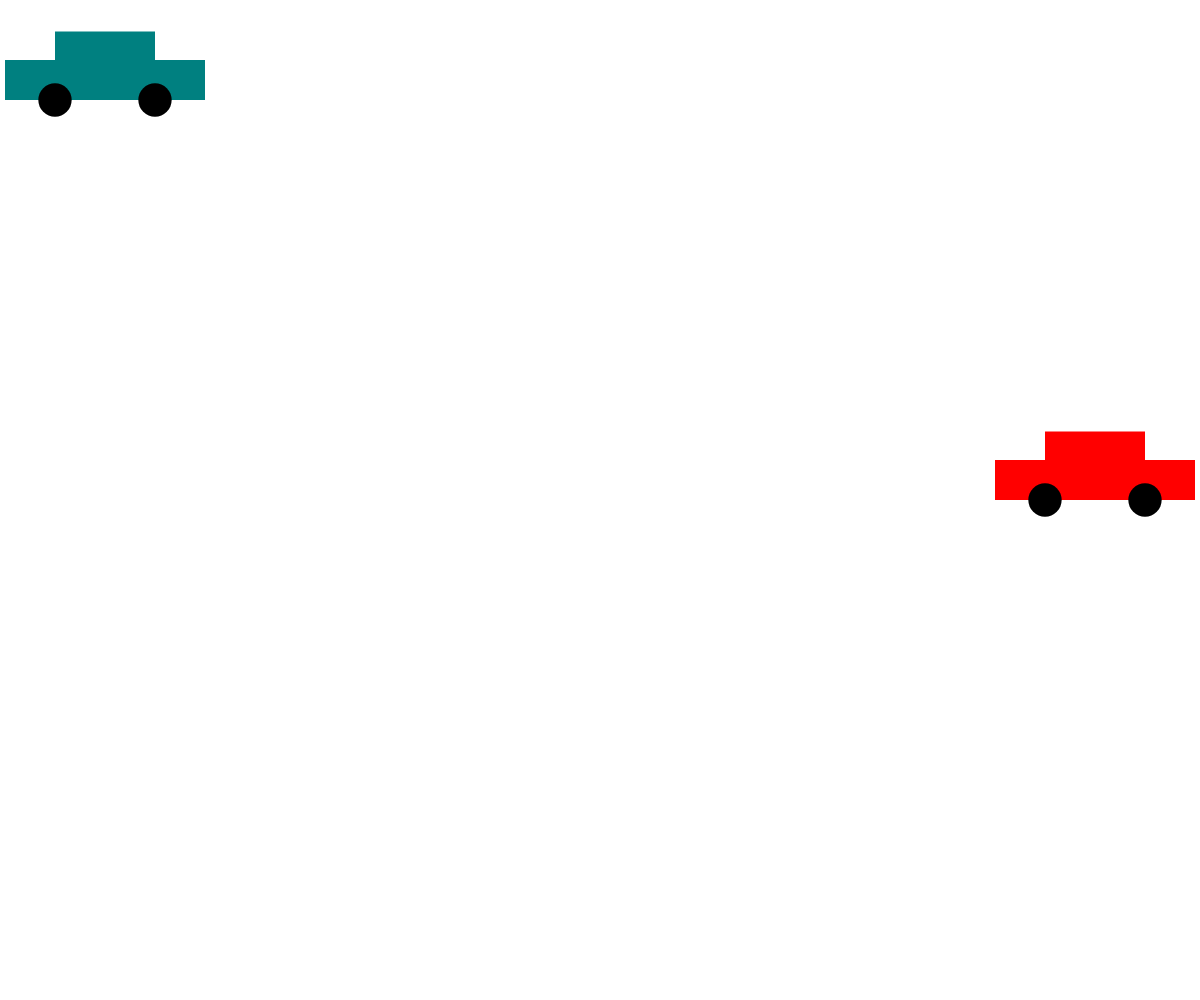
Frame 1 (no input)
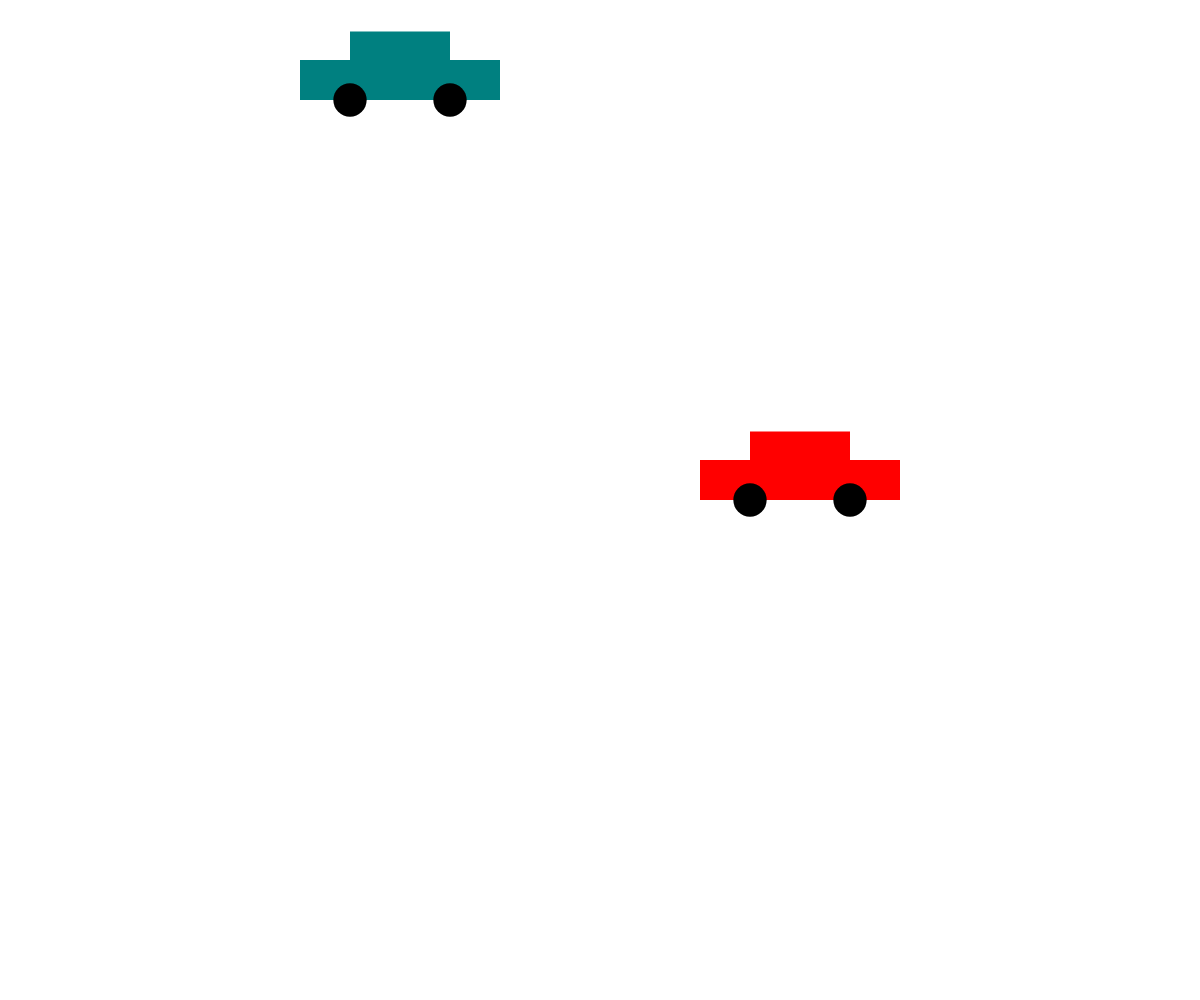
Frame 60 (no input)
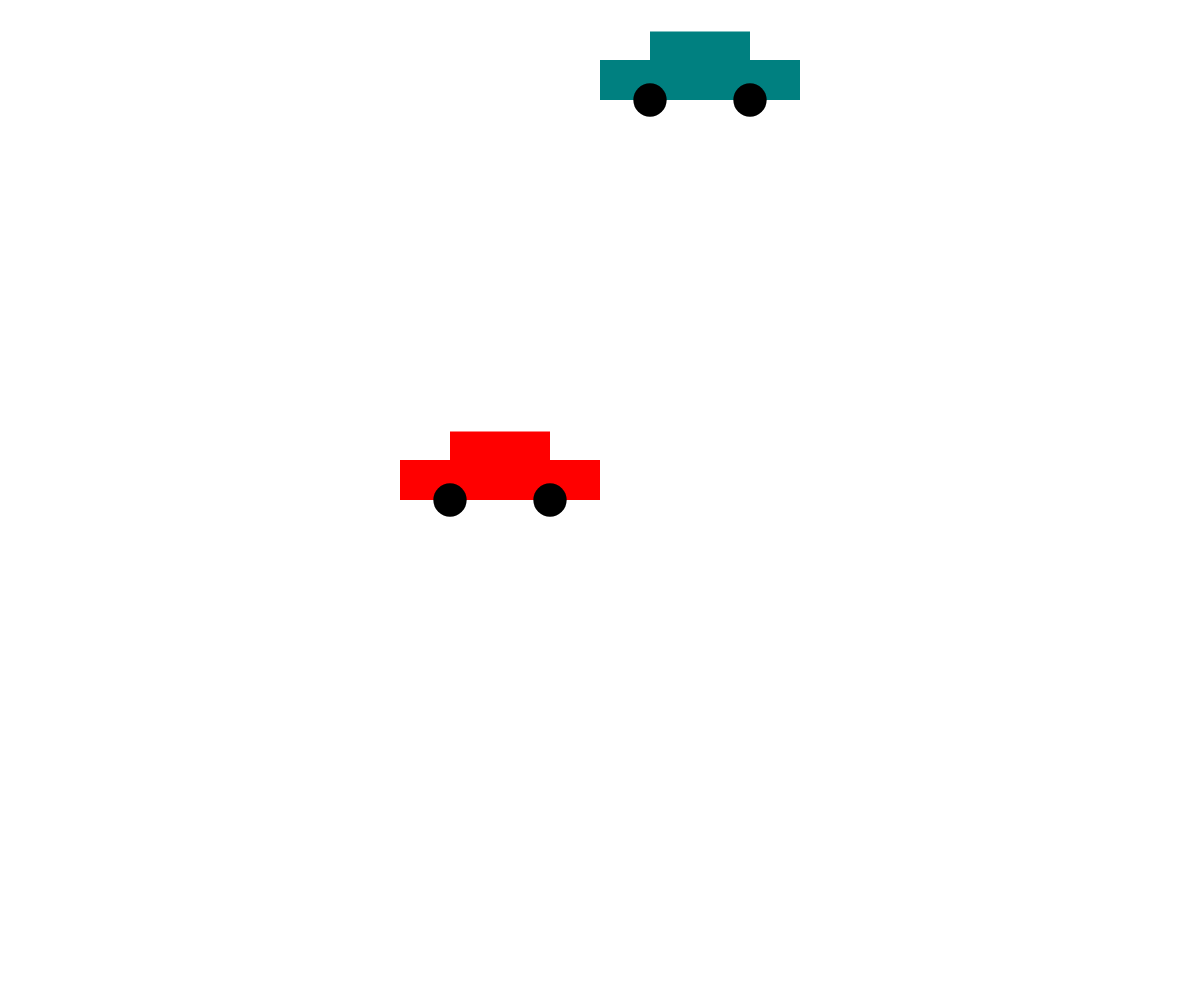
Frame 120 (the mouse pressed at the canvas centre since frame 60)

The p5.js sketch that drew these frames (run headless with seeded random() and noise() and a simulated clock; from frame 60 on, the mouse is pressed at the canvas centre):

// p5.js sketch
// ── sketch.js
const canvasWidth = window.innerWidth;
const canvasHeight = window.innerHeight; 

// feel free to change these values as you like!
const c1 = {
    x: 100,
    y: 100,
    width: 200,
    speed: 5,
    color: 'teal'
};

const c2 = {
    x: 1100,
    y: 500,
    width: 200,
    speed: -5,
    color: 'red'
};


// required to set up the canvas:
function setup() {
    createCanvas(canvasWidth, canvasHeight);
}


// animation loop:
function draw() {
    // clear the canvas:
    clear();

    // move the car:
    if (c1.x > canvasWidth){
        console.log("Car out of bounds!");
        c1.x = 0;
    } else{
    c1.x += c1.speed;
    }

    c2.x += c2.speed;

    // redraw the car:
    drawCar(c1.x, c1.y, c1.width, c1.color);
    drawCar(c2.x, c2.y, c2.width, c2.color);
    
    // // draw the grid (optional -- feel free to remove this line):
    // drawGrid(canvasWidth, canvasHeight);
}


// this function's job is to draw a car based on the 
// parameters the user passes in (x, y, size, fillColor, and wheelColor)
function drawCar(x, y, size, fillColor, wheelColor='black') {
    strokeWeight(0);
    
    // body
    fill(fillColor);
    rect(x - size/4, y - (size/5 + size/7), size / 2, size/7); // top
    rect(x - size/2, y - size/5, size, size/5); // bottom

    // wheels:
    fill(wheelColor);
    circle(x - size / 4, y, size / 6);
    circle(x + size / 4, y, size / 6);
}
